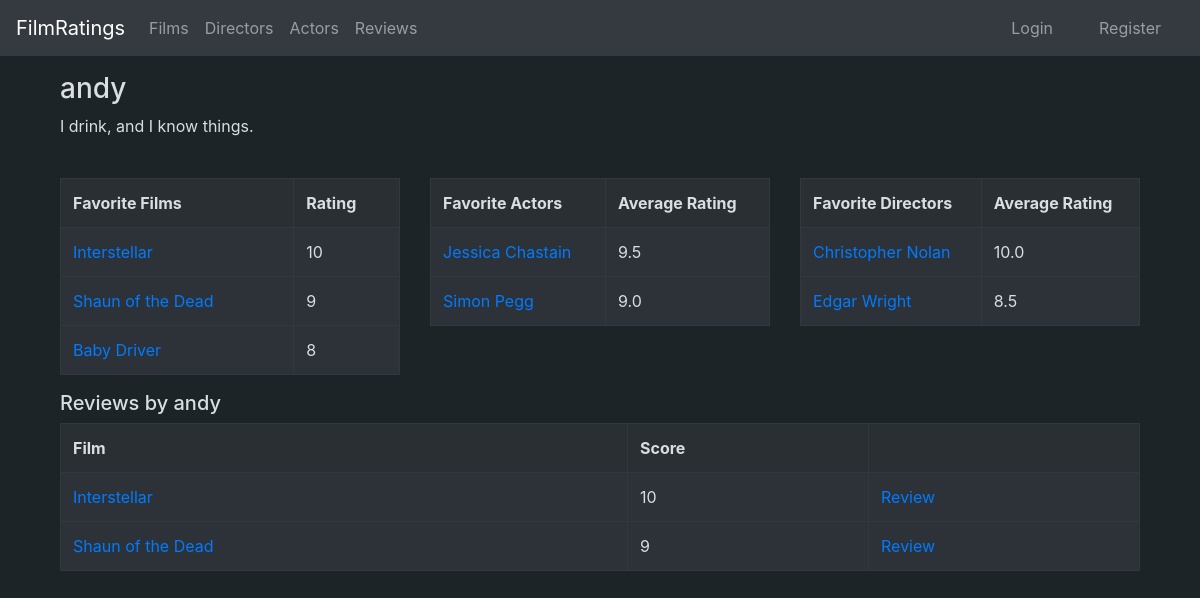
Page /user/4 on the committed database.
### application/auth/models.py (models this page shows, shortened)
class User(Base):
    __tablename__ = "account"
    name= db.Column(db.String(144), nullable=False)
    username = db.Column(db.String(144), nullable=False)
    password = db.Column(db.String(144), nullable=False)
    urole = db.Column(db.String(80), nullable = False)
    bio = db.Column(db.String(1200), nullable = True)
    ratings = db.relationship("Rating", cascade="all, delete-orphan")
    @staticmethod
    def favorite_films(id):
        stmt = text("SELECT Film.name, Film.id, Rating.score AS avg FROM Rating, Film, Account"
        " WHERE Film.id = Rating.film_id AND Rating.user_id = Account.id AND Account.id = :id ORDER BY avg DESC LIMIT 5").params(id = id)
        res = db.engine.execute(stmt)
        favorite = []
        for row in res:
            favorite.append([row[0], row[1], row[2]])
        return favorite
    @staticmethod
    def favorite_actors(id):
        stmt = text("SELECT Actor.name, Actor.id, AVG(Rating.score) AS avg FROM Actor, Rating, Film_actor, Film, Account"
        " WHERE Film_actor.actor_id = Actor.id AND film_actor.film_id = Film.id "
        " AND Film.id = Rating.film_id AND Rating.user_id = Account.id AND Account.id = :id "
        " GROUP BY Actor.id ORDER BY avg DESC LIMIT 5").params(id = id)
        res = db.engine.execute(stmt)
        favorite = []
        for row in res:
            favorite.append([row.name, row.id, round(row.avg, 2)])
        return favorite
    @staticmethod
    def favorite_directors(id):
        stmt = text("SELECT Director.name, Director.id, AVG(Rating.score) AS avg FROM Director, Rating, Film, Account "
        "WHERE Director.id = Film.director_id AND Film.id = Rating.film_id AND Rating.user_id = Account.id AND Account.id = :id "
        "GROUP BY Director.name, Director.id ORDER BY avg DESC LIMIT 5").params(id = id)
        res = db.engine.execute(stmt)
        favorite = []
        for row in res:
            favorite.append([row[0], row[1], round(row[2], 2)])
        return favorite
    @staticmethod
    def user_reviews(id):
        stmt = text("SELECT Film.name, Film.id, Account.username, Account.id, rating.score, rating.review FROM Rating, Account, Film"
        " WHERE length(Rating.review) > 0 AND Rating.user_id = Account.id AND Rating.film_id = Film.id AND Account.id = :id ORDER BY Rating.date_modified DESC").params(id=id)
        res = db.engine.execute(stmt)
        reviews = []
        for row in res:
            reviews.append([row[0], row[1], row[2], row[3], row[4], row[5]])
        return reviews

### application/ratings/models.py (models this page shows, shortened)
class Rating(db.Model):
    user_id = db.Column(db.Integer, db.ForeignKey('account.id'), nullable=False, primary_key=True)
    film_id = db.Column(db.Integer, db.ForeignKey('film.id'), nullable=False, primary_key=True)
    date_created = db.Column(db.DateTime, default=db.func.current_timestamp())
    date_modified = db.Column(db.DateTime, default=db.func.current_timestamp(),
        onupdate=db.func.current_timestamp())
    score = db.Column(db.Integer, nullable=False)
    title = db.Column(db.String(100), nullable=True)
    review = db.Column(db.String(10000), nullable=True)

### application/films/models.py (models this page shows, shortened)
class Film(Base):
    name = db.Column(db.String(400), nullable=False)
    description = db.Column(db.String(1200), nullable=True)
    year = db.Column(db.Integer, nullable=True)
    director_id = db.Column(db.Integer, db.ForeignKey('director.id'), nullable = True)
    poster = db.Column(db.String(400), nullable=True)
    actors = db.relationship("FilmActor", cascade="all, delete-orphan")
    ratings = db.relationship("Rating", cascade="all, delete-orphan")

### application/actors/models.py (models this page shows, shortened)
class Actor(Base):
    name = db.Column(db.String(400), nullable=False)
    nationality = db.Column(db.String(400), nullable = True)
    age = db.Column(db.String(3), nullable = True)
    bio = db.Column(db.String(1200), nullable = True)
    films = db.relationship("FilmActor", cascade="all, delete-orphan")

### application/directors/models.py (models this page shows, shortened)
class Director(Base):
    name = db.Column(db.String(400), nullable=False)
    nationality = db.Column(db.String(400), nullable = True)
    age = db.Column(db.String(3), nullable = True)
    bio = db.Column(db.String(1200), nullable = True)
    films = db.relationship("Film", backref='account', lazy=True)

### application/user/views.py (the view)
@app.route("/user/<user_id>", methods=["GET"])
def user_profile(user_id):
    user = User.query.get(user_id)
    name = user.username
    bio = user.bio
    favorite_films = User.favorite_films(user_id)
    favorite_actors = User.favorite_actors(user_id)
    favorite_directors = User.favorite_directors(user_id)
    reviews = User.user_reviews(user_id)
    return render_template("user/profile.html", name = name, bio=bio, favorite_films = favorite_films, favorite_actors = favorite_actors, favorite_directors = favorite_directors, reviews = reviews)

### application/templates/user/profile.html
{% extends "layout.html" %}
{% block body %}
<div class="container">
    <h3>
        {{name}}
    </h3>
    {% if bio != None %}
        <div class="row">
                <div class="col-sm">
                    <p>{{bio}}</p>
                </div>
        </div>
    {% endif %}
    <br/>
    <div class="row">
        {% if favorite_films.__len__() > 0 %}
            <div class="col-sm">
                <table class="table table-bordered table-dark">
                    <tr style="background-color:#292F33;color:#d9dee0">
                        <th>Favorite Films</th>
                        <th>Rating</th>
                    </tr>
                    {% for film in favorite_films %}
                    <tr style="background-color:#2c3238; color:#d9dee0">
                        <td><a href="{{url_for('films_show', film_id=film[1])}}">{{film[0]}}</a></td>
                        <td>{{film[2]}}</td>
                    </tr>
                    {% endfor %}
                </table>
            </div>
        {% endif %}
        {% if favorite_actors.__len__() > 0 %}
            <div class="col-sm">
                <table class="table table-bordered table-dark">
                    <tr style="background-color:#292F33; color:#d9dee0">
                        <th>Favorite Actors</th>
                        <th>Average Rating</th>
                    </tr>
                    {% for actor in favorite_actors %}
                    <tr style="background-color:#2c3238; color:#d9dee0">
                        <td><a href="{{url_for('actors_show', actor_id=actor[1])}}">{{actor[0]}}</a></td>
                        <td>{{actor[2]}}</td>
                    </tr>
                    {% endfor %}
                </table>
            </div>
        {% endif %}
        {% if favorite_directors.__len__() > 0 %}
        <div class="col-sm">
            <table class="table table-bordered table-dark">
                <tr style="background-color:#292F33; color:#d9dee0">
                    <th>Favorite Directors</th>
                    <th>Average Rating</th>
                </tr>
                {% for director in favorite_directors %}
                <tr style="background-color:#2c3238; color:#d9dee0">
                    <td><a href="{{url_for('directors_show', director_id=director[1])}}">{{director[0]}}</a></td>
                    <td>{{director[2]}}</td>
                </tr>
                {% endfor %}
            </table>
        </div>
    {% endif %}
    </div>
    {% if reviews.__len__() > 0 %}
    <div class="row">
        <div class="col-lg">
            <h5>Reviews by {{name}}</h5>
            <table class="table table-bordered table-dark">
                <tr style="background-color:#292F33; color:#d9dee0">
                    <th>Film</th>
                    <th>Score</th>
                    <th></th>
                </tr>
                {% for review in reviews %}
                    <tr style="background-color:#2c3238; color:#d9dee0">
                        <td><a href="{{url_for('films_show', film_id=review[1])}}">{{review[0]}}</a></td>
                        <td>{{review[4]}}</td>
                        <td><a href="{{url_for('ratings_show', film_id=review[1], user_id = review[3])}}">Review</a></td>
                    </tr>
                {% endfor %}
            </table>
        </div>
    </div>
    {% endif %}
</div>
{% endblock %}

### rows in the picture
User: username "andy", bio "I drink, and I know things."
Rating: name "Interstellar", score "10"
Rating: name "Shaun of the Dead", score "9"
Rating: name "Baby Driver", score "8"
Actor: name "Jessica Chastain", actor "9.5"
Actor: name "Simon Pegg", actor "9.0"
Director: name "Christopher Nolan", director "10.0"
Director: name "Edgar Wright", director "8.5"
